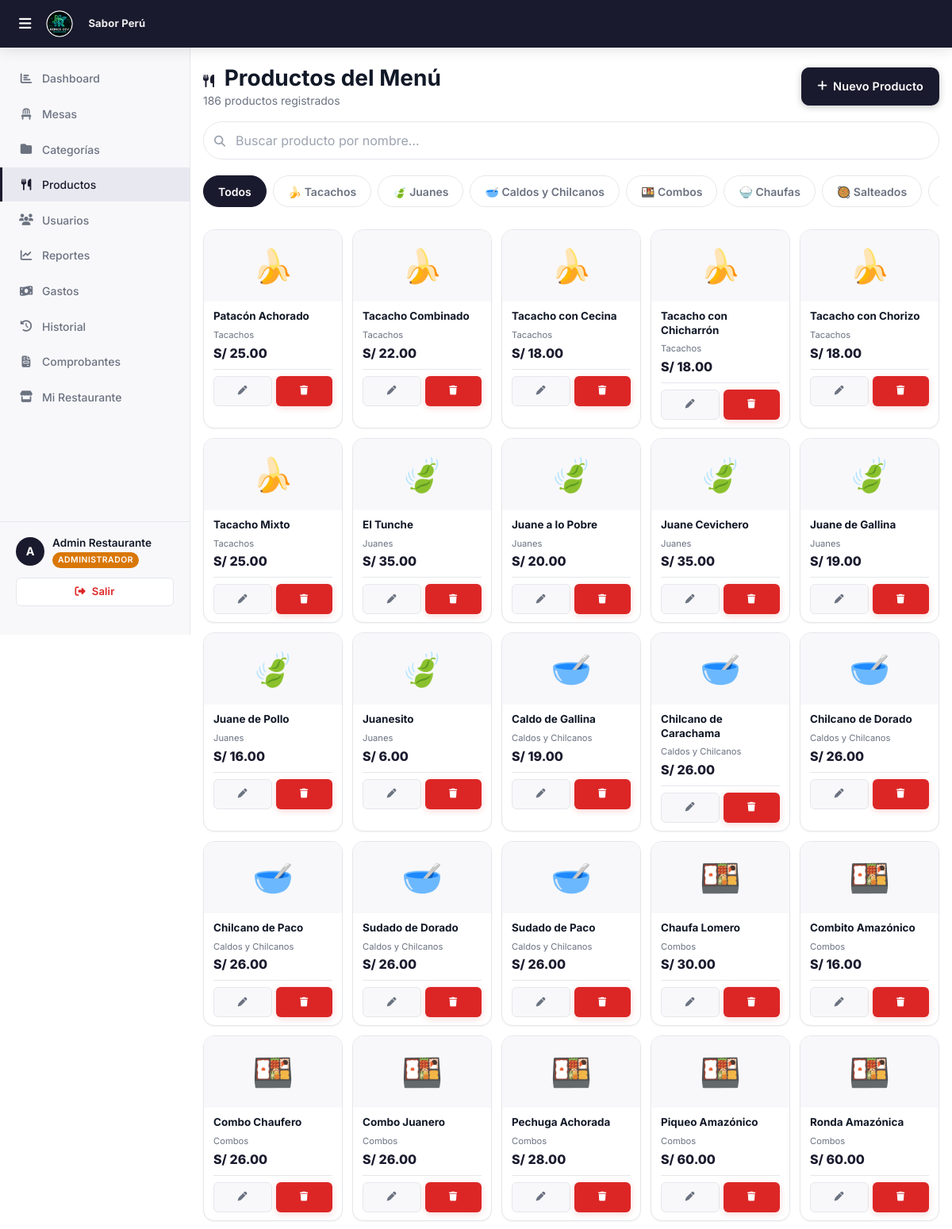
The page /roles/admin/menu_productos.php (signed in, upper part) on the database its author committed.
### tables this page shows
CREATE TABLE IF NOT EXISTS facturacion_config (
    id                  INT PRIMARY KEY AUTO_INCREMENT,
    restaurante_id      INT          NOT NULL UNIQUE,
    ruc                 VARCHAR(11)  DEFAULT NULL,
    razon_social        VARCHAR(200) DEFAULT NULL,
    direccion_fiscal    VARCHAR(300) DEFAULT NULL,
    serie_boleta        VARCHAR(4)   DEFAULT 'B001',
    serie_factura       VARCHAR(4)   DEFAULT 'F001',
    correlativo_boleta  INT          DEFAULT 0,
    correlativo_factura INT          DEFAULT 0,
    pie_mensaje         VARCHAR(300) DEFAULT '¡Gracias por su visita!',
    logo                VARCHAR(255) DEFAULT NULL,
    updated_at          TIMESTAMP    DEFAULT CURRENT_TIMESTAMP ON UPDATE CURRENT_TIMESTAMP,
    FOREIGN KEY (restaurante_id) REFERENCES restaurantes(id) ON DELETE CASCADE
);

CREATE TABLE IF NOT EXISTS restaurantes (
    id         INT PRIMARY KEY AUTO_INCREMENT,
    nombre     VARCHAR(100) NOT NULL,
    logo       VARCHAR(255) DEFAULT NULL,
    activo     TINYINT(1)   DEFAULT 1,
    created_at TIMESTAMP    DEFAULT CURRENT_TIMESTAMP
);

CREATE TABLE IF NOT EXISTS categorias (
    id              INT PRIMARY KEY AUTO_INCREMENT,
    restaurante_id  INT NOT NULL,
    nombre          VARCHAR(80)  NOT NULL,
    icono           VARCHAR(10)  DEFAULT '🍽️',
    orden           INT          DEFAULT 0,
    activo          TINYINT(1)   DEFAULT 1,
    FOREIGN KEY (restaurante_id) REFERENCES restaurantes(id) ON DELETE CASCADE
);

CREATE TABLE IF NOT EXISTS productos (
    id              INT PRIMARY KEY AUTO_INCREMENT,
    restaurante_id  INT          NOT NULL,
    categoria_id    INT          NOT NULL,
    nombre          VARCHAR(120) NOT NULL,
    descripcion     TEXT         DEFAULT NULL,
    precio          DECIMAL(8,2) NOT NULL,
    imagen          VARCHAR(255) DEFAULT NULL,
    tiene_opciones  TINYINT(1)   DEFAULT 0,
    activo          TINYINT(1)   DEFAULT 1,
    FOREIGN KEY (categoria_id)   REFERENCES categorias(id) ON DELETE CASCADE,
    FOREIGN KEY (restaurante_id) REFERENCES restaurantes(id) ON DELETE CASCADE
);

### roles/admin/menu_productos.php (the view, shortened to what this page needs)
<?php
$restauranteId = $_SESSION['restaurante_id'];
$db = getDB();
$stCats = $db->prepare("SELECT * FROM categorias WHERE restaurante_id = ? AND activo = 1 ORDER BY orden");
$stCats->execute([$restauranteId]);
$categorias = $stCats->fetchAll();
$stProds = $db->prepare("
    SELECT p.*, c.nombre AS categoria_nombre, c.icono AS categoria_icono
    FROM productos p
    JOIN categorias c ON c.id = p.categoria_id
    WHERE p.restaurante_id = ?
    ORDER BY c.orden, p.nombre
");
$stProds->execute([$restauranteId]);
$productos = $stProds->fetchAll();
require_once '../../includes/header.php';
?>
        <div class="page-content">
            <div class="d-flex align-center justify-between mb-16">
                <div>
                    <h1><i class="fa-solid fa-utensils" style="font-size:1rem;margin-right:6px;color:var(--primary);"></i> Productos del Menú</h1>
                    <p><?= count($productos) ?> productos registrados</p>
                </div>
                <button class="btn btn-primario" onclick="nuevoProducto()">
                    <i class="fa-solid fa-plus"></i> Nuevo Producto
                </button>
            </div>
            <div class="mb-16">
                <div class="input-icon-wrap">
                    <span class="input-icon-left"><i class="fa-solid fa-magnifying-glass"></i></span>
                    <input type="text" id="buscador-admin" class="form-control"
                        placeholder="Buscar producto por nombre…"
                        oninput="buscarAdmin(this.value)"
                        style="border-radius:999px;">
                </div>
            </div>
            <div class="categorias-tabs mb-16">
                <button class="tab-cat active" onclick="filtrarCategoria('', this)">Todos</button>
                <?php foreach ($categorias as $cat): ?>
                <button class="tab-cat" onclick="filtrarCategoria('<?= $cat['id'] ?>', this)">
                    <?= htmlspecialchars($cat['icono']) ?> <?= htmlspecialchars($cat['nombre']) ?>
                </button>
                <?php endforeach; ?>
            </div>
            <div id="productos-grid" class="productos-grid">
                <?php foreach ($productos as $p): ?>
                <div class="producto-card admin-prod"
                    data-cat="<?= $p['categoria_id'] ?>"
                    data-id="<?= $p['id'] ?>"
                    data-nombre="<?= htmlspecialchars($p['nombre'], ENT_QUOTES) ?>">
                    <div class="producto-thumb" style="<?= !$p['activo'] ? 'filter:grayscale(1);opacity:.5;' : '' ?>">
                        <?= htmlspecialchars($p['categoria_icono']) ?>
                    </div>
                    <div class="producto-info">
                        <div class="producto-nombre"><?= htmlspecialchars($p['nombre']) ?></div>
                        <div style="font-size:.7rem;color:var(--text-secondary);margin:2px 0;"><?= htmlspecialchars($p['categoria_nombre']) ?></div>
                        <div class="producto-precio">S/ <?= number_format($p['precio'], 2) ?></div>
                        <div style="display:flex;gap:5px;margin-top:8px;">
                            <button class="btn btn-ghost btn-sm" style="flex:1;font-size:.73rem;"
                                onclick='editarProducto(<?= json_encode($p) ?>)'>
                                <i class="fa-solid fa-pen"></i>
                            </button>
                            <button class="btn btn-peligro btn-sm" style="flex:1;font-size:.73rem;"
                                onclick="eliminarProducto(<?= $p['id'] ?>, '<?= htmlspecialchars($p['nombre'], ENT_QUOTES) ?>')">
                                <i class="fa-solid fa-trash"></i>
                            </button>
                        </div>
                    </div>
                </div>
                <?php endforeach; ?>
            </div>
        </div>
    </div>
</div>
<?php require_once '../../includes/footer.php'; ?>

### includes/header.php (shortened to what this page needs)
<?php
$_brandingLogo   = BASE_URL . '/assets/logo.png';
$_brandingNombre = 'R.DEV';
if (!empty($_SESSION['restaurante_id']) && $_SESSION['rol'] !== 'superadmin') {
    try {
        $_dbB = getDB();
        $_stB = $_dbB->prepare("
            SELECT fc.logo, fc.nombre_comercial, r.nombre
            FROM restaurantes r
            LEFT JOIN facturacion_config fc ON fc.restaurante_id = r.id
            WHERE r.id = ?
        ");
        $_stB->execute([$_SESSION['restaurante_id']]);
        $_brand = $_stB->fetch();
        if ($_brand) {
            $_brandingNombre = htmlspecialchars(
                !empty($_brand['nombre_comercial']) ? $_brand['nombre_comercial'] : $_brand['nombre']
            );
        }
    } catch (Exception $_eB) {  }
}
?>
<!DOCTYPE html>
<html lang="es">
<head>
    <link rel="stylesheet" href="https://cdnjs.cloudflare.com/ajax/libs/font-awesome/6.5.1/css/all.min.css">
    <link rel="stylesheet" href="<?= BASE_URL ?>/assets/css/main.css?v=<?= filemtime(__DIR__ . '/../assets/css/main.css') ?>">
</head>
<body>
<nav class="navbar">
    <div class="navbar-brand">
        <?php if ($_SESSION['rol'] === 'superadmin'): ?>
            <img src="<?= BASE_URL ?>/assets/logo.png" alt="R.DEV" style="height:32px;width:auto;">
        <?php else: ?>
            <img src="<?= $_brandingLogo ?>" alt="<?= $_brandingNombre ?>"
                 style="height:36px;width:auto;max-width:120px;object-fit:contain;border-radius:4px;">
            <span style="font-size:.82rem;font-weight:700;color:rgba(255,255,255,.92);margin-left:8px;
                         max-width:160px;overflow:hidden;text-overflow:ellipsis;white-space:nowrap;
                         letter-spacing:.01em;">
                <?= $_brandingNombre ?>
            </span>
        <?php endif; ?>
    </div>
</nav>
<div class="layout-admin">
    <?php include __DIR__ . '/sidebar.php'; ?>
    <div class="main-content">

### rows shown on the page
facturacion_config: restaurante.nombre "Sabor Perú"
categorias: icono "🍌", nombre "Tacachos"
categorias: icono "🍃", nombre "Juanes"
categorias: icono "🥣", nombre "Caldos y Chilcanos"
categorias: icono "🍱", nombre "Combos"
categorias: icono "🍚", nombre "Chaufas"
categorias: icono "🥘", nombre "Salteados"
productos: categoria.icono "🍌", nombre "Patacón Achorado", categoria.nombre "Tacachos", precio "25.00"
productos: categoria.icono "🍌", nombre "Tacacho Combinado", categoria.nombre "Tacachos", precio "22.00"
productos: categoria.icono "🍌", nombre "Tacacho con Cecina", categoria.nombre "Tacachos", precio "18.00"
productos: categoria.icono "🍌", nombre "Tacacho con Chicharrón", categoria.nombre "Tacachos", precio "18.00"
productos: categoria.icono "🍌", nombre "Tacacho con Chorizo", categoria.nombre "Tacachos", precio "18.00"
productos: categoria.icono "🍌", nombre "Tacacho Mixto", categoria.nombre "Tacachos", precio "25.00"
productos: categoria.icono "🍃", nombre "El Tunche", categoria.nombre "Juanes", precio "35.00"
productos: categoria.icono "🍃", nombre "Juane a lo Pobre", categoria.nombre "Juanes", precio "20.00"
productos: categoria.icono "🍃", nombre "Juane Cevichero", categoria.nombre "Juanes", precio "35.00"
productos: categoria.icono "🍃", nombre "Juane de Gallina", categoria.nombre "Juanes", precio "19.00"
productos: categoria.icono "🍃", nombre "Juane de Pollo", categoria.nombre "Juanes", precio "16.00"
productos: categoria.icono "🍃", nombre "Juanesito", categoria.nombre "Juanes", precio "6.00"
productos: categoria.icono "🥣", nombre "Caldo de Gallina", categoria.nombre "Caldos y Chilcanos", precio "19.00"
productos: categoria.icono "🥣", nombre "Chilcano de Carachama", categoria.nombre "Caldos y Chilcanos", precio "26.00"
productos: categoria.icono "🥣", nombre "Chilcano de Dorado", categoria.nombre "Caldos y Chilcanos", precio "26.00"
productos: categoria.icono "🥣", nombre "Chilcano de Paco", categoria.nombre "Caldos y Chilcanos", precio "26.00"
productos: categoria.icono "🥣", nombre "Sudado de Dorado", categoria.nombre "Caldos y Chilcanos", precio "26.00"
productos: categoria.icono "🥣", nombre "Sudado de Paco", categoria.nombre "Caldos y Chilcanos", precio "26.00"
productos: categoria.icono "🍱", nombre "Chaufa Lomero", categoria.nombre "Combos", precio "30.00"
productos: categoria.icono "🍱", nombre "Combito Amazónico", categoria.nombre "Combos", precio "16.00"
productos: categoria.icono "🍱", nombre "Combo Chaufero", categoria.nombre "Combos", precio "26.00"
productos: categoria.icono "🍱", nombre "Combo Juanero", categoria.nombre "Combos", precio "26.00"
productos: categoria.icono "🍱", nombre "Pechuga Achorada", categoria.nombre "Combos", precio "28.00"
productos: categoria.icono "🍱", nombre "Piqueo Amazónico", categoria.nombre "Combos", precio "60.00"
productos: categoria.icono "🍱", nombre "Ronda Amazónica", categoria.nombre "Combos", precio "60.00"

### other values the page prints
$nombreInicial "A"
$_SESSION['nombre'] "Admin Restaurante"
$rolLabel "ADMINISTRADOR"
count($productos) "186"
